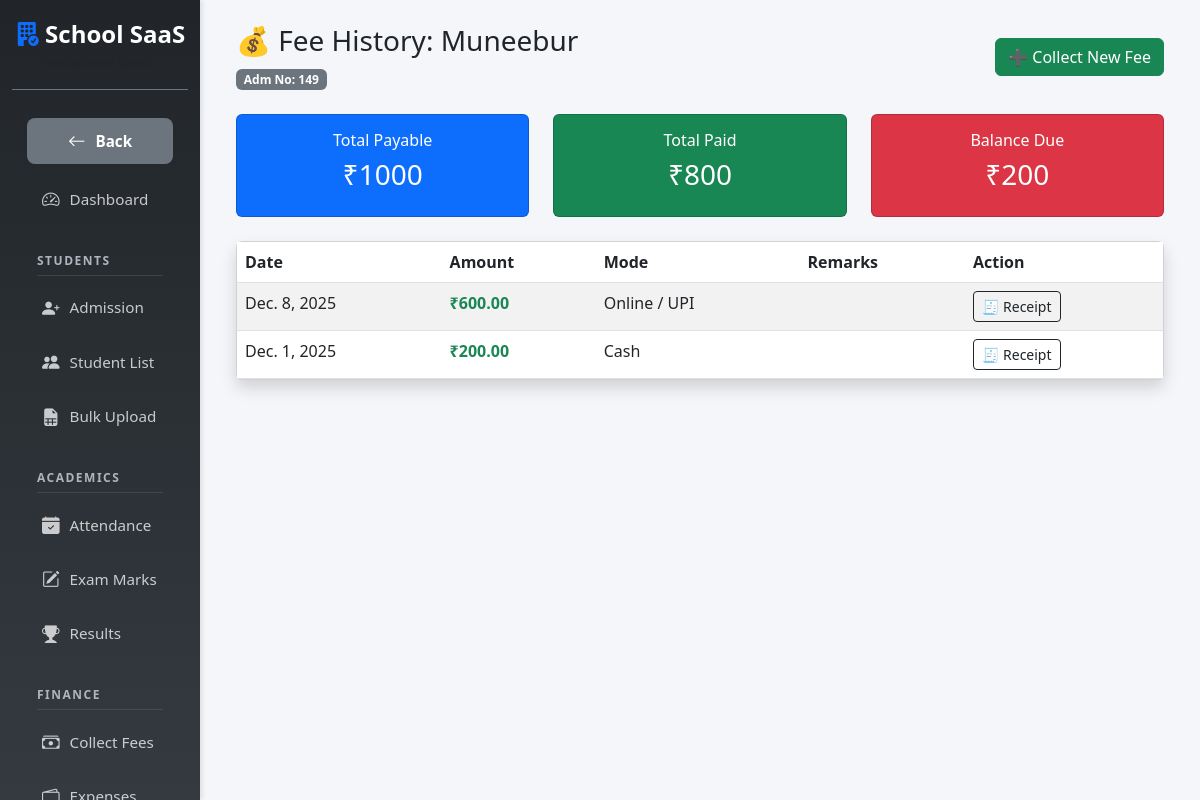
The page /student/ledger/2/ (signed in) on the database its author committed.
### students/models.py (models this page shows, shortened)
class Student(TimeStampedModel):
    GENDER_CHOICES = (
        ('M', 'Male'),
        ('F', 'Female'),
        ('O', 'Other'),
    )
    STATUS_CHOICES = (
        ('active', 'Active'),
        ('inactive', 'Inactive'),
        ('alumini', 'Alumini / Left'),
    )
    BLOOD_GROUP_CHOICES = (
        ('A+', 'A+'), ('A-', 'A-'),
        ('B+', 'B+'), ('B-', 'B-'),
        ('O+', 'O+'), ('O-', 'O-'),
        ('AB+', 'AB+'), ('AB-', 'AB-'),
    )
    RELIGION_CHOICES = (
        ('Islam', 'Islam'),
        ('Hinduism', 'Hinduism'),
        ('Christianity', 'Christianity'),
        ('Sikhism', 'Sikhism'),
        ('Jainism', 'Jainism'),
        ('Other', 'Other'),
    )
    CATEGORY_CHOICES = (
        ('General', 'General'),
        ('OBC', 'OBC'),
        ('SC', 'SC'),
        ('ST', 'ST'),
        ('Other', 'Other'),
    )
    school = models.ForeignKey(School, on_delete=models.CASCADE, related_name='students')
    admission_no = models.CharField(max_length=50)
    admission_date = models.DateField()
    first_name = models.CharField(max_length=100)
    last_name = models.CharField(max_length=100, blank=True)
    gender = models.CharField(max_length=1, choices=GENDER_CHOICES)
    dob = models.DateField(null=True, blank=True)
    blood_group = models.CharField(max_length=5, choices=BLOOD_GROUP_CHOICES, blank=True, null=True)
    religion = models.CharField(max_length=50, choices=RELIGION_CHOICES, blank=True, null=True)
    category = models.CharField(max_length=50, choices=CATEGORY_CHOICES, blank=True, null=True)
    aadhar_no = models.CharField(max_length=20, blank=True, null=True)
    father_name = models.CharField(max_length=100)
    father_occupation = models.CharField(max_length=100, blank=True, null=True)
    mother_name = models.CharField(max_length=100, blank=True)
    father_mobile = models.CharField(max_length=15)
    previous_school = models.CharField(max_length=200, blank=True, null=True)
    address = models.TextField()
    current_class = models.ForeignKey(ClassGrade, on_delete=models.SET_NULL, null=True)
    section = models.ForeignKey(Section, on_delete=models.SET_NULL, null=True)
    roll_number = models.PositiveIntegerField(null=True, blank=True)
    status = models.CharField(max_length=20, choices=STATUS_CHOICES, default='active')
    photo = models.ImageField(upload_to='student_photos/', blank=True, null=True)
    class Meta:
        unique_together = [
            ('school', 'admission_no'),
        ]
    ordering = ['school', 'current_class', 'section', 'first_name']

### fees/models.py (models this page shows, shortened)
class FeePayment(TimeStampedModel):
    PAYMENT_MODES = (
        ('cash', 'Cash'),
        ('online', 'Online / UPI'),
        ('cheque', 'Cheque'),
    )
    school = models.ForeignKey(School, on_delete=models.CASCADE, related_name='payments')
    student = models.ForeignKey(Student, on_delete=models.CASCADE, related_name='payments')
    amount_paid = models.DecimalField(max_digits=10, decimal_places=2)
    payment_date = models.DateField()
    mode = models.CharField(max_length=20, choices=PAYMENT_MODES, default='cash')
    remarks = models.TextField(blank=True, help_text="Optional: Receipt no or transaction ID")

### students/views.py (the view)
# urls.py: path('student/ledger/<int:pk>/', student_fee_ledger, name='student_fee_ledger'),
@login_required(login_url='login')
def student_fee_ledger(request, pk):
    student = get_object_or_404(Student, pk=pk, school=request.user.school)
    payments = FeePayment.objects.filter(student=student).order_by('-payment_date')
    total_paid = payments.aggregate(Sum('amount_paid'))['amount_paid__sum'] or 0
    structures = FeeStructure.objects.filter(class_grade=student.current_class, school=request.user.school)
    total_payable = structures.aggregate(Sum('amount'))['amount__sum'] or 0
    balance = total_payable - total_paid
    context = {
        'student': student,
        'payments': payments,
        'total_paid': total_paid,
        'total_payable': total_payable,
        'balance': balance
    }
    return render(request, 'students/student_ledger.html', context)

### templates/students/student_ledger.html
{% extends 'base.html' %}
{% block content %}
<div class="container">
    <div class="row align-items-center mb-4">
        <div class="col-md-8">
            <h3>💰 Fee History: {{ student.first_name }}</h3>
            <span class="badge bg-secondary">Adm No: {{ student.admission_no }}</span>
        </div>
        <div class="col-md-4 text-end">
            <a href="{% url 'collect_fees' %}?admission_no={{ student.admission_no }}" class="btn btn-success">
                ➕ Collect New Fee
            </a>
        </div>
    </div>
    <div class="row mb-4">
        <div class="col-md-4">
            <div class="card bg-primary text-white">
                <div class="card-body text-center">
                    <h6>Total Payable</h6>
                    <h3>₹{{ total_payable }}</h3>
                </div>
            </div>
        </div>
        <div class="col-md-4">
            <div class="card bg-success text-white">
                <div class="card-body text-center">
                    <h6>Total Paid</h6>
                    <h3>₹{{ total_paid }}</h3>
                </div>
            </div>
        </div>
        <div class="col-md-4">
            <div class="card bg-danger text-white">
                <div class="card-body text-center">
                    <h6>Balance Due</h6>
                    <h3>₹{{ balance }}</h3>
                </div>
            </div>
        </div>
    </div>
    <div class="card shadow">
        <div class="card-body p-0">
            <table class="table table-striped mb-0">
                <thead class="bg-dark text-white">
                    <tr>
                        <th>Date</th>
                        <th>Amount</th>
                        <th>Mode</th>
                        <th>Remarks</th>
                        <th>Action</th>
                    </tr>
                </thead>
                <tbody>
                    {% for pay in payments %}
                    <tr>
                        <td>{{ pay.payment_date }}</td>
                        <td class="fw-bold text-success">₹{{ pay.amount_paid }}</td>
                        <td>{{ pay.get_mode_display }}</td>
                        <td>{{ pay.remarks }}</td>
                        <td>
                            <a href="{% url 'payment_receipt' pay.id %}" target="_blank" class="btn btn-sm btn-outline-dark">
                                🧾 Receipt
                            </a>
                        </td>
                    </tr>
                    {% empty %}
                    <tr><td colspan="5" class="text-center py-3">No payments found.</td></tr>
                    {% endfor %}
                </tbody>
            </table>
        </div>
    </div>
</div>
{% endblock %}

### templates/base.html (style rules this page uses)
body { background-color: #f4f6f9; font-family: 'Segoe UI', Tahoma, Geneva, Verdana, sans-serif; }

### rows shown on the page
Student: first_name "Muneebur", admission_no "149"
FeePayment: payment_date "Dec. 8, 2025", amount_paid "600.00", mode "Online / UPI"
FeePayment: payment_date "Dec. 1, 2025", amount_paid "200.00", mode "Cash"

### other values the page prints
{{ total_payable }} "1000"
{{ total_paid }} "800"
{{ balance }} "200"
